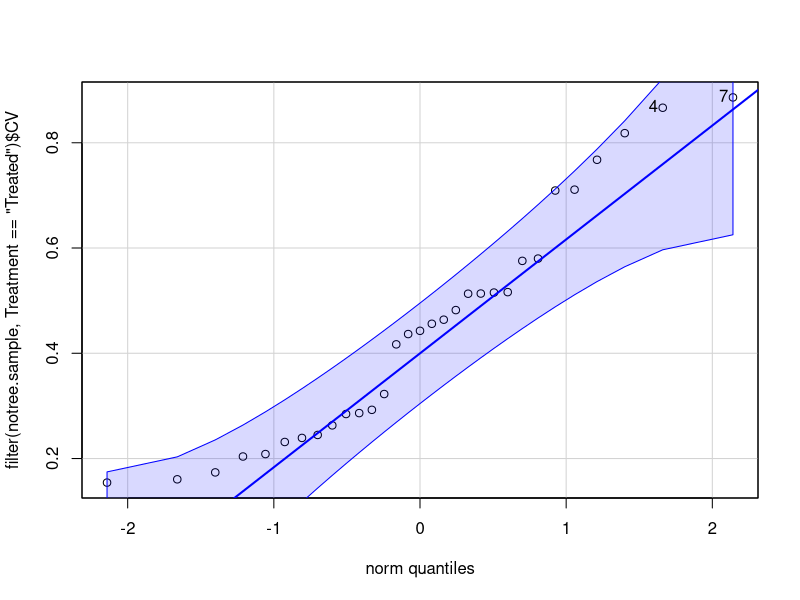
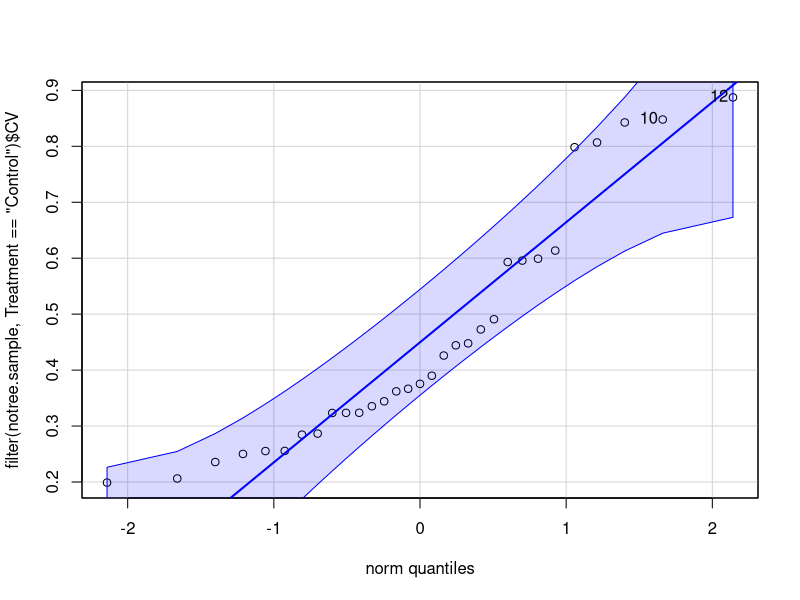
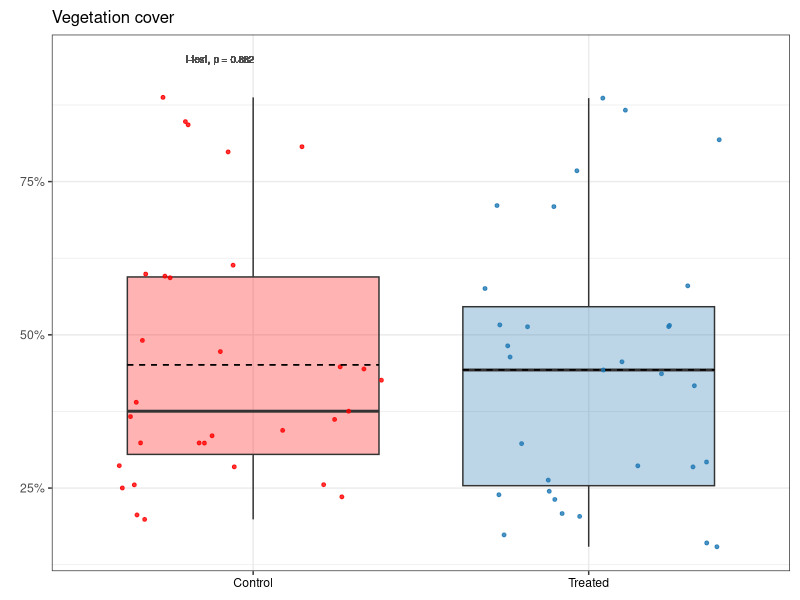
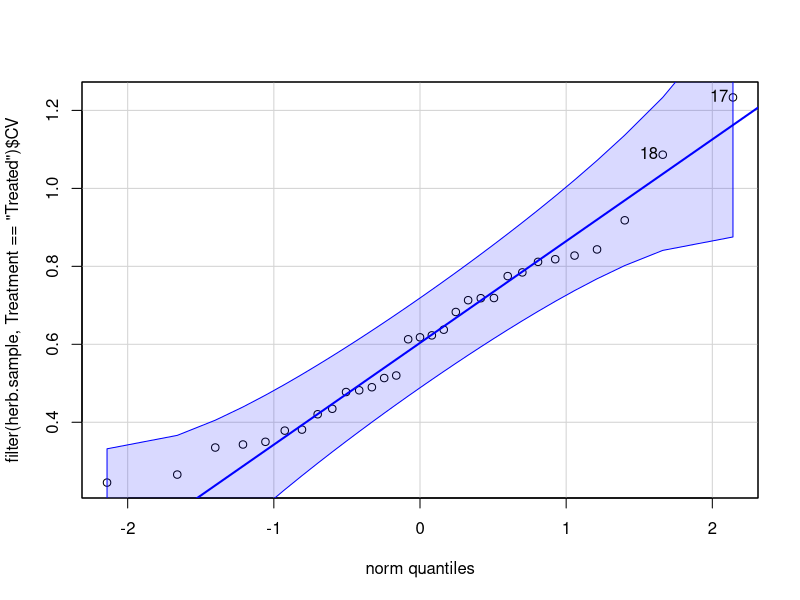
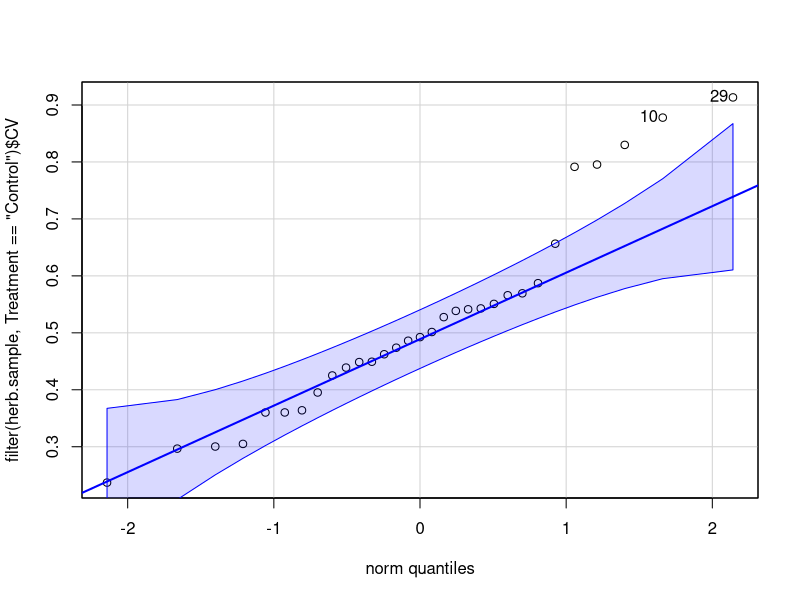
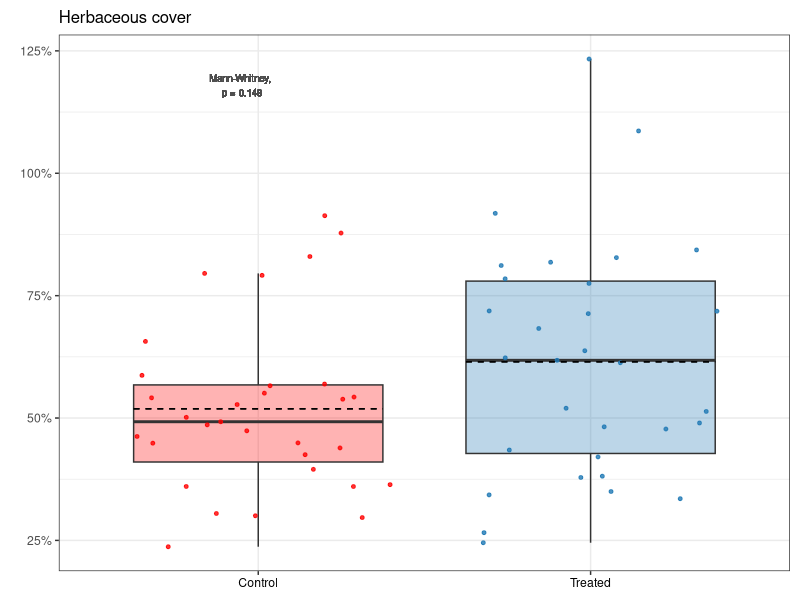
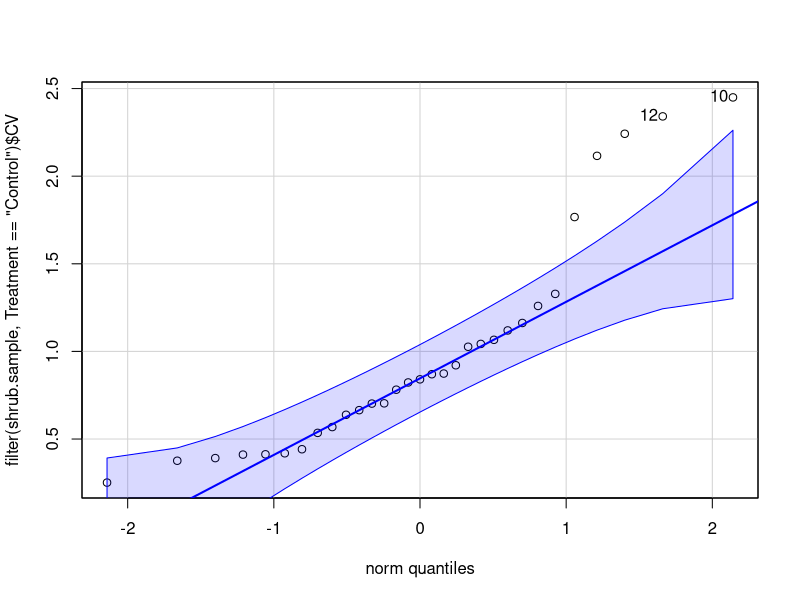
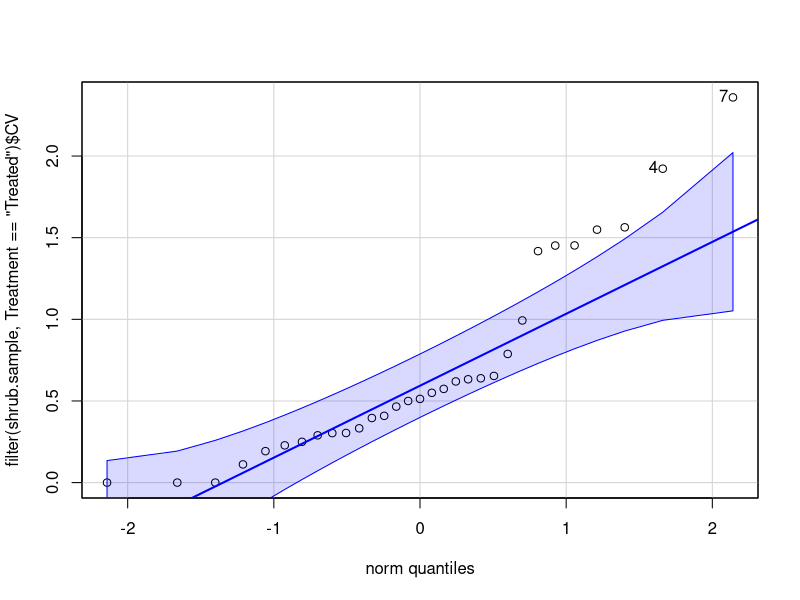

Write the R code that produced these figures, in order. (Note: this script raises an error after producing the figures.)
# Purpose: Create veg CV figures for publication, and code for published R Markdown.
#   Main figures: combined notree, herb, shrub
#   Supp figures: combined richness & Shannon
#   Code: calculate CV, t-test/Mann-Whitney, plot

# Will use Mann-Whitney rather than log transformation for ease of interpretation.
# Am including distribution and qq-plots here, but will not in R Markdown.

# Created: 2023-08-28
# Last updated: 2023-11-28

library(tidyverse)
library(car) # version 3.1-2
library(scales)
library(ggpubr)

# Load data ---------------------------------------------------------------

notree.all <- read_csv("data/publish/Herb-and-shrub-cover_2012-2021.csv")
herb.all <- read_csv("data/publish/Herb-cover_2012-2021.csv") 
shrub.all <- read_csv("data/publish/Shrub-cover_2012-2021.csv")
per.div <- read_csv("data/publish/Perennial-plant-diversity_2012-2021.csv")


# Notree cover ------------------------------------------------------------

# Find CV for each sample over time
notree.sample <- notree.all |> 
  group_by(Sample, Treatment) |> 
  summarise(CV = sd(Cover) / mean(Cover),
            .groups = "keep")

# Explore distribution
qqPlot(filter(notree.sample, Treatment == "Treated")$CV) # normal
qqPlot(filter(notree.sample, Treatment == "Control")$CV) # normal

# Compare means
t.test(filter(notree.sample, Treatment == "Treated")$CV,
       filter(notree.sample, Treatment == "Control")$CV) # NS, p = 0.882

# Plot
notree.plot.cv <- notree.sample |> 
  ggplot(aes(x = Treatment, y = CV)) +
  geom_boxplot(alpha = 0.3,
               outlier.shape = NA,
               aes(fill = Treatment)) +
  geom_jitter(size = 1,
              alpha = 0.8,
              aes(color = Treatment)) +
  scale_color_manual(values = c("red", "#1F78B4")) +
  scale_fill_manual(values = c("red", "#1F78B4")) +
  labs(title = "Vegetation cover",
       x = NULL,
       y = NULL) +
  theme_bw() +
  theme(legend.position = "none") +
  scale_y_continuous(labels = percent) +
  theme(axis.text.x = element_text(color = "black")) +
  geom_text(aes(x = 0.9, y = 0.95, label = "t-test, p = 0.882"),
            color = "gray30",
            size = 2.5) +
  theme(plot.margin = margin(0.1, 0.1, 0.1, 0.2, "in")) +
  stat_summary(fun = mean, geom = "errorbar", aes(ymax = after_stat(y), ymin = after_stat(y)),
               width = 0.75, linetype = "dashed") +
  theme(plot.title = element_text(size = 12))
notree.plot.cv



# Herb cover --------------------------------------------------------------

# Find CV for each sample over time
herb.sample <- herb.all |> 
  group_by(Sample, Treatment) |> 
  summarise(CV = sd(Cover) / mean(Cover),
            .groups = "keep")

# Explore distribution
qqPlot(filter(herb.sample, Treatment == "Treated")$CV) # normal
qqPlot(filter(herb.sample, Treatment == "Control")$CV) # not quite normal?

# Compare means
wilcox.test(filter(herb.sample, Treatment == "Treated")$CV,
            filter(herb.sample, Treatment == "Control")$CV) # NS, p = 0.148

# Plot
herb.plot.cv <- herb.sample |> 
  ggplot(aes(x = Treatment, y = CV)) +
  geom_boxplot(alpha = 0.3,
               outlier.shape = NA,
               aes(fill = Treatment)) +
  geom_jitter(size = 1,
              alpha = 0.8,
              aes(color = Treatment)) +
  scale_color_manual(values = c("red", "#1F78B4")) +
  scale_fill_manual(values = c("red", "#1F78B4")) +
  labs(title = "Herbaceous cover",
       x = NULL, 
       y = NULL) +
  theme_bw() +
  theme(legend.position = "none") +
  scale_y_continuous(labels = percent)  +
  theme(axis.text.x = element_text(color = "black")) +
  geom_text(aes(x = 0.95, y = 1.18, label = "Mann-Whitney, \np = 0.148"),
            color = "gray30",
            size = 2.5) +
  theme(plot.margin = margin(0.1, 0.1, 0.1, 0.2, "in")) +
  stat_summary(fun = mean, geom = "errorbar", aes(ymax = after_stat(y), ymin = after_stat(y)),
               width = 0.75, linetype = "dashed") +
  theme(plot.title = element_text(size = 12))
herb.plot.cv


# Shrub cover -------------------------------------------------------------

# Find CV for each sample over time
shrub.sample <- shrub.all |> 
  group_by(Sample, Treatment) |> 
  summarise(CV = sd(Cover) / mean(Cover),
            .groups = "keep") # NaNs produced because some have 0 cover and can't divide by 0

# Replace NaNs with 0
shrub.sample[1, 3] <- 0
shrub.sample[5, 3] <- 0
shrub.sample[8, 3] <- 0

# Explore distribution
qqPlot(filter(shrub.sample, Treatment == "Control")$CV) # not normal
qqPlot(filter(shrub.sample, Treatment == "Treated")$CV) # not normal

# Compare means
wilcox.test(filter(shrub.sample, Treatment == "Treated")$CV,
            filter(shrub.sample, Treatment == "Control")$CV,
            exact = FALSE) # p = 0.01429


# Plot
letters.shrub <- data.frame(x = c(1, 2),
                            y = c(2.5, 2.5),
                            label = c("a", "b"))

shrub.plot.cv <- shrub.sample |> 
  ggplot(aes(x = Treatment, y = CV)) +
  geom_boxplot(alpha = 0.3,
               outlier.shape = NA,
               aes(fill = Treatment)) +
  geom_jitter(size = 1,
              alpha = 0.8,
              aes(color = Treatment)) +
  scale_color_manual(values = c("red", "#1F78B4")) +
  scale_fill_manual(values = c("red", "#1F78B4")) +
  labs(title = "Shrub cover",
       x = NULL,
       y = "Coefficient of variation") +
  theme_bw() +
  theme(legend.position = "none") +
  scale_y_continuous(labels = percent)  +
  theme(axis.text.x = element_text(color = "black")) +
  geom_text(aes(x = 0.95, y = 2.75, label = "Mann-Whitney, \np = 0.014"),
            color = "gray30",
            size = 2.5) +
  geom_text(data = letters.shrub,
            aes(x = x, y = y, label = label),
            color = "black") +
  theme(plot.margin = margin(0.1, 0, 0.1, 0.1, "in")) +
  stat_summary(fun = mean, geom = "errorbar", aes(ymax = after_stat(y), ymin = after_stat(y)),
               width = 0.75, linetype = "dashed") +
  theme(plot.title = element_text(size = 12))
shrub.plot.cv


# Combine notree, herb, shrub ---------------------------------------------

# Initial submission
tiff("figures/2023-09_publish-figures/Fig3_CV_shrub-herb-notree.tiff", units = "in", height = 4, width = 7, res = 1000)
ggarrange(shrub.plot.cv, herb.plot.cv, notree.plot.cv,
          ncol = 3, nrow = 1,
          labels = c("(A)", "(B)", "(C)")) 

dev.off()

# Revision 1
tiff("figures/2023-12_publish-figures/Fig4_CV_shrub-herb-notree.tiff", units = "in", height = 4, width = 7, res = 1000)
ggarrange(shrub.plot.cv, herb.plot.cv, notree.plot.cv,
          ncol = 3, nrow = 1,
          labels = c("(A)", "(B)", "(C)")) 

dev.off()



# Richness ----------------------------------------------------------------

# Find CV for each sample over time
rich.sample <- per.div |> 
  group_by(Sample, Treatment) |> 
  summarise(CV = sd(rich) / mean(rich),
            .groups = "keep")

# Explore distribution
qqPlot(filter(rich.sample, Treatment == "Treated")$CV) # not quite normal
qqPlot(filter(rich.sample, Treatment == "Control")$CV) # normal

# Compare means
wilcox.test(filter(rich.sample, Treatment == "Treated")$CV,
            filter(rich.sample, Treatment == "Control")$CV,
            exact = FALSE) # NS, p = 0.138

# Plot
rich.plot.cv <- rich.sample |> 
  ggplot(aes(x = Treatment, y = CV)) +
  geom_boxplot(alpha = 0.3,
               outlier.shape = NA,
               aes(fill = Treatment)) +
  geom_jitter(size = 1,
              alpha = 0.8,
              aes(color = Treatment)) +
  scale_color_manual(values = c("red", "#1F78B4")) +
  scale_fill_manual(values = c("red", "#1F78B4")) +
  labs(title = "Perennial plant species \nrichness",
       x = NULL,
       y = "Coefficient of variation") +
  theme_bw() +
  theme(legend.position = "none") +
  scale_y_continuous(labels = percent) +
  theme(axis.text.x = element_text(color = "black")) +
  geom_text(aes(x = 0.95, y = 0.65, label = "Mann-Whitney, \np = 0.138"),
            color = "gray30",
            size = 2.5) +
  theme(plot.margin = margin(0.1, 0.1, 0.1, 0.1, "in")) +
  stat_summary(fun = mean, geom = "errorbar", aes(ymax = after_stat(y), ymin = after_stat(y)),
               width = 0.75, linetype = "dashed") +
  theme(plot.title = element_text(size = 12))
rich.plot.cv



# Shannon -----------------------------------------------------------------

# Find CV for each sample over time
shan.sample <- per.div |> 
  group_by(Sample, Treatment) |> 
  summarise(CV = sd(shan) / mean(shan),
            .groups = "keep")

# Explore distribution
qqPlot(filter(shan.sample, Treatment == "Treated")$CV) # normal
qqPlot(filter(shan.sample, Treatment == "Control")$CV) # almost normal

# Compare
wilcox.test(filter(shan.sample, Treatment == "Treated")$CV,
            filter(shan.sample, Treatment == "Control")$CV,
            exact = FALSE) # NS, p = 0.100

# Plot
shan.plot.cv <- shan.sample |> 
  ggplot(aes(x = Treatment, y = CV)) +
  geom_boxplot(alpha = 0.3,
               outlier.shape = NA,
               aes(fill = Treatment)) +
  geom_jitter(size = 1,
              alpha = 0.8,
              aes(color = Treatment)) +
  scale_color_manual(values = c("red", "#1F78B4")) +
  scale_fill_manual(values = c("red", "#1F78B4")) +
  labs(title = "Perennial plant diversity",
       x = NULL,
       y = NULL) +
  theme_bw() +
  theme(legend.position = "none") +
  scale_y_continuous(labels = percent) +
  theme(axis.text.x = element_text(color = "black")) +
  geom_text(aes(x = 0.95, y = 0.83, label = "Mann-Whitney, \np = 0.100"),
            color = "gray30",
            size = 2.5) +
  theme(plot.margin = margin(0.1, 0.1, 0.1, 0.15, "in")) +
  stat_summary(fun = mean, geom = "errorbar", aes(ymax = after_stat(y), ymin = after_stat(y)),
               width = 0.75, linetype = "dashed") +
  theme(plot.title = element_text(size = 12))
shan.plot.cv



# Combine richness & Shannon ----------------------------------------------

# Supplemental figure
# Initial submission
tiff("figures/2023-09_publish-figures/FigS5_CV_rich-shan.tiff", units = "in", height = 4, width = 5.5, res = 300)
ggarrange(rich.plot.cv, shan.plot.cv,
          ncol = 2, nrow = 1,
          labels = c("(A)", "(B)")) 

dev.off()

# Revision 1
tiff("figures/2023-12_publish-figures/FigS4_CV_rich-shan.tiff", units = "in", height = 4, width = 5.5, res = 300)
ggarrange(rich.plot.cv, shan.plot.cv,
          ncol = 2, nrow = 1,
          labels = c("(A)", "(B)")) 

dev.off()



save.image("RData/Publish_CV.RData")
